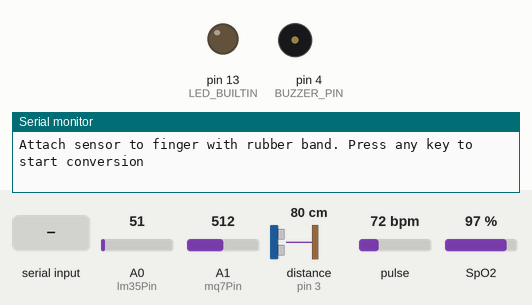
A sketch run on a simulated Arduino Uno, built with avr-gcc and run on an emulated ATmega328P. Parts: output pins drawn as LEDs (lit = HIGH), buzzer (waves = sounding, pin HIGH), the last lines printed to the serial monitor. The inputs (shaded band) are chosen by the test bench; at power-on: pulse 72 bpm, distance to the obstacle (sensor on pin 3) 80 cm, A0 (lm35Pin) = 51, A1 (mq7Pin) = 512, SpO2 97 %. The echo pulse lasts 58.3 µs per cm; pins used as bus, display or sensor lines are not drawn.

Above: at 0.9 s.
1.0 s: "1" received over Serial
2.5 s: pulse set to 98 bpm
5.5 s: pulse set to 103 bpm
7.0 s: distance to the obstacle (sensor on pin 3) set to 2 cm
At 9.4 s:
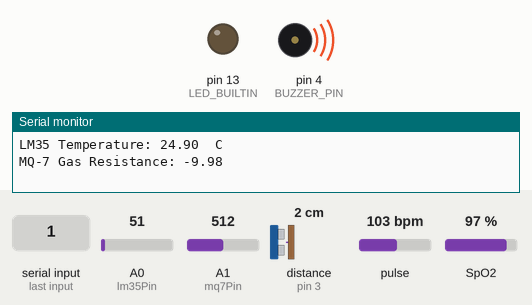
Timing chart, 0 to 10.9 s (numbered marks = the images above; inputs shaded):
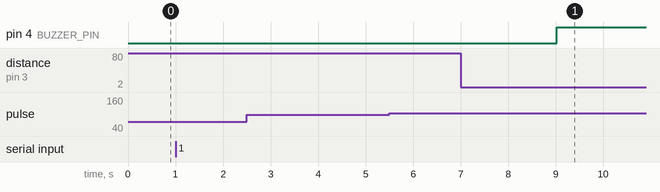

The sketch:

accupation.ino
```cpp
#define TRIGGER_PIN 2 // Pin connected to the trigger pin of the ultrasonic sensor
#define ECHO_PIN 3    // Pin connected to the echo pin of the ultrasonic sensor
#define BUZZER_PIN 4  // Pin connected to the buzzer

#define MAX_DISTANCE 200 // Maximum detection distance in centimeters
#define ALARM_DISTANCE 50 // Distance threshold for triggering the alarm in centimeters

#define MAX_HEART_RATE 100 // Maximum heart rate threshold
#define MIN_SPO2 90 // Minimum SpO2 threshold
#define MAX_TEMPERATURE 37.5 // Maximum temperature threshold in Celsius
#define MAX_GAS_RESISTANCE 100 // Maximum gas resistance threshold

#include <Wire.h>
#include "MAX30105.h"
#include "spo2_algorithm.h"

MAX30105 particleSensor;

uint16_t irBuffer[100]; //infrared LED sensor data
uint16_t redBuffer[100];  //red LED sensor data

int32_t bufferLength; //data length
int32_t spo2; //SPO2 value
int8_t validSPO2; //indicator to show if the SPO2 calculation is valid
int32_t heartRate; //heart rate value
int8_t validHeartRate; //indicator to show if the heart rate calculation is valid

// Define the analog pin where LM35 is connected
const int lm35Pin = A0;

// Define the analog pin where MQ-7 sensor is connected
const int mq7Pin = A1;

void setup() {
  Serial.begin(115200);
  pinMode(LED_BUILTIN, OUTPUT);
  pinMode(TRIGGER_PIN, OUTPUT);
  pinMode(ECHO_PIN, INPUT);
  pinMode(BUZZER_PIN, OUTPUT);

  // Initialize sensor
  if (!particleSensor.begin(Wire, I2C_SPEED_FAST)) {
    Serial.println(F("MAX30105 was not found. Please check wiring/power."));
    while (1);
  }

  Serial.println(F("Attach sensor to finger with rubber band. Press any key to start conversion"));
  while (Serial.available() == 0); // wait until user presses a key
  Serial.read();

  byte ledBrightness = 60; //Options: 0=Off to 255=50mA
  byte sampleAverage = 4; //Options: 1, 2, 4, 8, 16, 32
  byte ledMode = 2; //Options: 1 = Red only, 2 = Red + IR, 3 = Red + IR + Green
  byte sampleRate = 100; //Options: 50, 100, 200, 400, 800, 1000, 1600, 3200
  int pulseWidth = 411; //Options: 69, 118, 215, 411
  int adcRange = 4096; //Options: 2048, 4096, 8192, 16384

  particleSensor.setup(ledBrightness, sampleAverage, ledMode, sampleRate, pulseWidth, adcRange); //Configure sensor with these settings
}

void loop() {
  // Read LM35 temperature
  int lm35Value = analogRead(lm35Pin);
  float voltageLM35 = lm35Value * (5000.0 / 1024.0);
  float temperatureC = voltageLM35 / 10.0;

  // Read MQ-7 gas sensor
  int mq7Value = analogRead(mq7Pin);
  float voltageMQ7 = mq7Value * (5000.0 / 1024.0);
  float gasResistance = (5.0 - voltageMQ7) / voltageMQ7 * 10.0;

  // Output LM35 temperature and MQ-7 gas resistance
  Serial.print("LM35 Temperature: ");
  Serial.print(temperatureC);
  Serial.println("  C");
  Serial.print("MQ-7 Gas Resistance: ");
  Serial.println(gasResistance);

  // Heart rate and SpO2 monitoring
  bufferLength = 100; //buffer length of 100 stores 4 seconds of samples running at 25sps

  // Read the first 100 samples and determine the signal range
  for (byte i = 0; i < bufferLength; i++) {
    while (particleSensor.available() == false) // do we have new data?
      particleSensor.check(); // Check the sensor for new data

    redBuffer[i] = particleSensor.getRed();
    irBuffer[i] = particleSensor.getIR();
    particleSensor.nextSample(); // We're finished with this sample so move to next sample
  }

  // Calculate heart rate and SpO2 after the first 100 samples (first 4 seconds of samples)
  maxim_heart_rate_and_oxygen_saturation(irBuffer, bufferLength, redBuffer, &spo2, &validSPO2, &heartRate, &validHeartRate);

  // Output the heart rate and SpO2 values
  Serial.print(F("Heart Rate: "));
  Serial.print(heartRate);
  Serial.print(F(", SpO2: "));
  Serial.println(spo2);

  // Read ultrasonic sensor
  long duration, distance;
  digitalWrite(TRIGGER_PIN, LOW);
  delayMicroseconds(2);
  digitalWrite(TRIGGER_PIN, HIGH);
  delayMicroseconds(10);
  digitalWrite(TRIGGER_PIN, LOW);
  duration = pulseIn(ECHO_PIN, HIGH);
  distance = duration * 0.034 / 2;

  // Print distance to serial monitor
  Serial.print("Distance: ");
  Serial.print(distance);
  Serial.println(" cm");

  // Check if the distance is within the alarm threshold
  if (distance <= ALARM_DISTANCE && distance > 0) {
    // If an object is detected within the alarm distance, trigger the buzzer
    digitalWrite(BUZZER_PIN, HIGH);
    Serial.println("ALERT: Object detected! Take necessary action.");
  } else {
    // If no object is detected or it's outside the alarm distance, turn off the buzzer
    digitalWrite(BUZZER_PIN, LOW);
  }

  // Check if any of the sensor readings exceed the threshold levels
  if (heartRate > MAX_HEART_RATE || spo2 < MIN_SPO2 || temperatureC > MAX_TEMPERATURE || gasResistance > MAX_GAS_RESISTANCE) {
    // If any threshold is exceeded, trigger the buzzer
    digitalWrite(BUZZER_PIN, HIGH);
    Serial.println("ALERT: Sensor readings exceed threshold levels! Take necessary action.");
  } else {
    // If all sensor readings are within the threshold levels, turn off the buzzer
    digitalWrite(BUZZER_PIN, LOW);
  }
}
```

Measured:
- after the input at 5.5 s, every drawn part: stays the same
